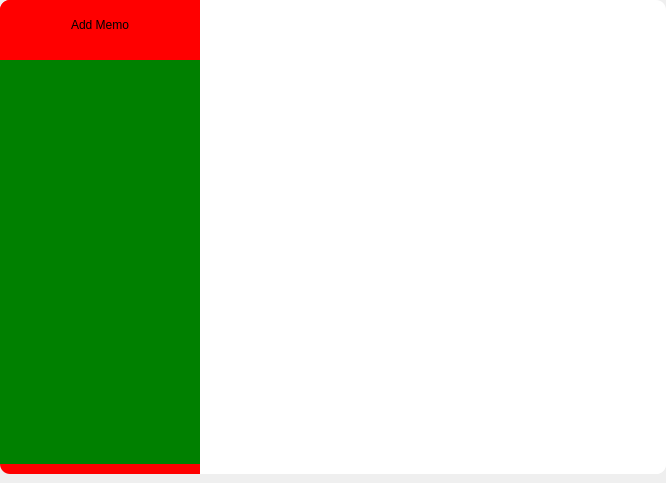
<?xml version="1.0" encoding="UTF-8"?>
<ui version="4.0">
 <class>MainWindow</class>
 <widget class="QMainWindow" name="MainWindow">
  <property name="geometry">
   <rect>
    <x>0</x>
    <y>0</y>
    <width>666</width>
    <height>483</height>
   </rect>
  </property>
  <property name="windowTitle">
   <string>MainWindow</string>
  </property>
  <property name="autoFillBackground">
   <bool>true</bool>
  </property>
  <property name="styleSheet">
   <string notr="true"/>
  </property>
  <property name="documentMode">
   <bool>true</bool>
  </property>
  <property name="unifiedTitleAndToolBarOnMac">
   <bool>false</bool>
  </property>
  <widget class="QWidget" name="centralWidget">
   <property name="styleSheet">
    <string notr="true">background-color: &quot;transparent&quot;;</string>
   </property>
   <layout class="QHBoxLayout" name="horizontalLayout">
    <property name="spacing">
     <number>0</number>
    </property>
    <property name="leftMargin">
     <number>0</number>
    </property>
    <property name="topMargin">
     <number>0</number>
    </property>
    <property name="rightMargin">
     <number>0</number>
    </property>
    <property name="bottomMargin">
     <number>9</number>
    </property>
    <item>
     <widget class="QFrame" name="sidebarFrame">
      <property name="sizePolicy">
       <sizepolicy hsizetype="Fixed" vsizetype="Preferred">
        <horstretch>0</horstretch>
        <verstretch>0</verstretch>
       </sizepolicy>
      </property>
      <property name="minimumSize">
       <size>
        <width>200</width>
        <height>0</height>
       </size>
      </property>
      <property name="maximumSize">
       <size>
        <width>200</width>
        <height>16777215</height>
       </size>
      </property>
      <property name="baseSize">
       <size>
        <width>0</width>
        <height>200</height>
       </size>
      </property>
      <property name="autoFillBackground">
       <bool>false</bool>
      </property>
      <property name="styleSheet">
       <string notr="true">background-color: red;
border-top-left-radius:10px;
border-bottom-left-radius:10px;</string>
      </property>
      <property name="frameShape">
       <enum>QFrame::Panel</enum>
      </property>
      <property name="frameShadow">
       <enum>QFrame::Raised</enum>
      </property>
      <property name="lineWidth">
       <number>1</number>
      </property>
      <layout class="QVBoxLayout" name="verticalLayout">
       <property name="spacing">
        <number>10</number>
       </property>
       <property name="sizeConstraint">
        <enum>QLayout::SetMaximumSize</enum>
       </property>
       <property name="leftMargin">
        <number>0</number>
       </property>
       <property name="topMargin">
        <number>0</number>
       </property>
       <property name="rightMargin">
        <number>0</number>
       </property>
       <property name="bottomMargin">
        <number>10</number>
       </property>
       <item>
        <widget class="QPushButton" name="addArticleButton">
         <property name="sizePolicy">
          <sizepolicy hsizetype="Fixed" vsizetype="Fixed">
           <horstretch>0</horstretch>
           <verstretch>0</verstretch>
          </sizepolicy>
         </property>
         <property name="minimumSize">
          <size>
           <width>200</width>
           <height>50</height>
          </size>
         </property>
         <property name="maximumSize">
          <size>
           <width>200</width>
           <height>50</height>
          </size>
         </property>
         <property name="layoutDirection">
          <enum>Qt::LeftToRight</enum>
         </property>
         <property name="styleSheet">
          <string notr="true">background-color: red</string>
         </property>
         <property name="text">
          <string>Add Memo</string>
         </property>
         <property name="checkable">
          <bool>true</bool>
         </property>
         <property name="flat">
          <bool>true</bool>
         </property>
        </widget>
       </item>
       <item>
        <widget class="QScrollArea" name="scrollArea">
         <property name="styleSheet">
          <string notr="true">background-color: rgb(56, 57, 57);
border-radius:0px</string>
         </property>
         <property name="frameShape">
          <enum>QFrame::NoFrame</enum>
         </property>
         <property name="verticalScrollBarPolicy">
          <enum>Qt::ScrollBarAlwaysOff</enum>
         </property>
         <property name="widgetResizable">
          <bool>true</bool>
         </property>
         <property name="alignment">
          <set>Qt::AlignLeading|Qt::AlignLeft|Qt::AlignTop</set>
         </property>
         <widget class="QWidget" name="scrollAreaWidgetContents">
          <property name="geometry">
           <rect>
            <x>0</x>
            <y>0</y>
            <width>200</width>
            <height>382</height>
           </rect>
          </property>
          <property name="styleSheet">
           <string notr="true">background-color:green</string>
          </property>
          <layout class="QVBoxLayout" name="sidebarLayout">
           <property name="spacing">
            <number>0</number>
           </property>
           <property name="leftMargin">
            <number>0</number>
           </property>
           <property name="topMargin">
            <number>0</number>
           </property>
           <property name="rightMargin">
            <number>0</number>
           </property>
           <property name="bottomMargin">
            <number>20</number>
           </property>
          </layout>
         </widget>
        </widget>
       </item>
      </layout>
     </widget>
    </item>
    <item>
     <widget class="QFrame" name="contentFrame">
      <property name="layoutDirection">
       <enum>Qt::LeftToRight</enum>
      </property>
      <property name="styleSheet">
       <string notr="true">background-color: white;
border-top-right-radius:10px;
border-bottom-right-radius:10px;</string>
      </property>
      <property name="frameShape">
       <enum>QFrame::NoFrame</enum>
      </property>
      <property name="frameShadow">
       <enum>QFrame::Raised</enum>
      </property>
      <property name="lineWidth">
       <number>1</number>
      </property>
      <layout class="QGridLayout" name="gridLayout">
       <property name="leftMargin">
        <number>0</number>
       </property>
       <property name="topMargin">
        <number>20</number>
       </property>
       <property name="rightMargin">
        <number>0</number>
       </property>
       <property name="bottomMargin">
        <number>0</number>
       </property>
       <property name="spacing">
        <number>0</number>
       </property>
       <item row="0" column="1">
        <widget class="QFrame" name="renderFrame">
         <property name="sizePolicy">
          <sizepolicy hsizetype="Expanding" vsizetype="Preferred">
           <horstretch>0</horstretch>
           <verstretch>0</verstretch>
          </sizepolicy>
         </property>
         <property name="minimumSize">
          <size>
           <width>300</width>
           <height>0</height>
          </size>
         </property>
         <property name="maximumSize">
          <size>
           <width>550</width>
           <height>16777215</height>
          </size>
         </property>
         <property name="frameShape">
          <enum>QFrame::NoFrame</enum>
         </property>
         <property name="frameShadow">
          <enum>QFrame::Raised</enum>
         </property>
         <layout class="QGridLayout" name="gridLayout_2">
          <property name="leftMargin">
           <number>0</number>
          </property>
          <property name="topMargin">
           <number>0</number>
          </property>
          <property name="rightMargin">
           <number>0</number>
          </property>
          <property name="bottomMargin">
           <number>0</number>
          </property>
          <item row="2" column="1">
           <widget class="QTextEdit" name="textEdit">
            <property name="sizePolicy">
             <sizepolicy hsizetype="Expanding" vsizetype="Expanding">
              <horstretch>0</horstretch>
              <verstretch>0</verstretch>
             </sizepolicy>
            </property>
            <property name="minimumSize">
             <size>
              <width>100</width>
              <height>0</height>
             </size>
            </property>
            <property name="maximumSize">
             <size>
              <width>550</width>
              <height>16777215</height>
             </size>
            </property>
            <property name="font">
             <font>
              <family>Helvetica</family>
              <pointsize>18</pointsize>
             </font>
            </property>
            <property name="styleSheet">
             <string notr="true">background-color: white;
color:black;</string>
            </property>
            <property name="frameShape">
             <enum>QFrame::NoFrame</enum>
            </property>
            <property name="documentTitle">
             <string/>
            </property>
            <property name="acceptRichText">
             <bool>false</bool>
            </property>
            <property name="cursorWidth">
             <number>2</number>
            </property>
           </widget>
          </item>
         </layout>
        </widget>
       </item>
       <item row="0" column="3">
        <widget class="QFrame" name="contentRightPadding">
         <property name="sizePolicy">
          <sizepolicy hsizetype="Preferred" vsizetype="Expanding">
           <horstretch>0</horstretch>
           <verstretch>0</verstretch>
          </sizepolicy>
         </property>
         <property name="minimumSize">
          <size>
           <width>50</width>
           <height>0</height>
          </size>
         </property>
         <property name="maximumSize">
          <size>
           <width>16777215</width>
           <height>16777215</height>
          </size>
         </property>
         <property name="styleSheet">
          <string notr="true">background-color: white</string>
         </property>
         <property name="frameShape">
          <enum>QFrame::NoFrame</enum>
         </property>
         <property name="frameShadow">
          <enum>QFrame::Raised</enum>
         </property>
        </widget>
       </item>
       <item row="0" column="0">
        <widget class="QFrame" name="contentLeftPadding">
         <property name="sizePolicy">
          <sizepolicy hsizetype="Preferred" vsizetype="Preferred">
           <horstretch>0</horstretch>
           <verstretch>0</verstretch>
          </sizepolicy>
         </property>
         <property name="minimumSize">
          <size>
           <width>50</width>
           <height>0</height>
          </size>
         </property>
         <property name="maximumSize">
          <size>
           <width>16777215</width>
           <height>16777215</height>
          </size>
         </property>
         <property name="styleSheet">
          <string notr="true">background-color: white
</string>
         </property>
         <property name="frameShape">
          <enum>QFrame::NoFrame</enum>
         </property>
         <property name="frameShadow">
          <enum>QFrame::Raised</enum>
         </property>
         <property name="lineWidth">
          <number>0</number>
         </property>
        </widget>
       </item>
      </layout>
      <zorder>contentLeftPadding</zorder>
      <zorder>renderFrame</zorder>
      <zorder>contentRightPadding</zorder>
     </widget>
    </item>
   </layout>
  </widget>
  <widget class="QMenuBar" name="menuBar">
   <property name="geometry">
    <rect>
     <x>0</x>
     <y>0</y>
     <width>666</width>
     <height>22</height>
    </rect>
   </property>
   <property name="sizePolicy">
    <sizepolicy hsizetype="Maximum" vsizetype="Maximum">
     <horstretch>0</horstretch>
     <verstretch>0</verstretch>
    </sizepolicy>
   </property>
   <property name="styleSheet">
    <string notr="true">background-color: rgb(56, 57, 57)</string>
   </property>
  </widget>
 </widget>
 <layoutdefault spacing="6" margin="11"/>
 <resources/>
 <connections/>
</ui>
